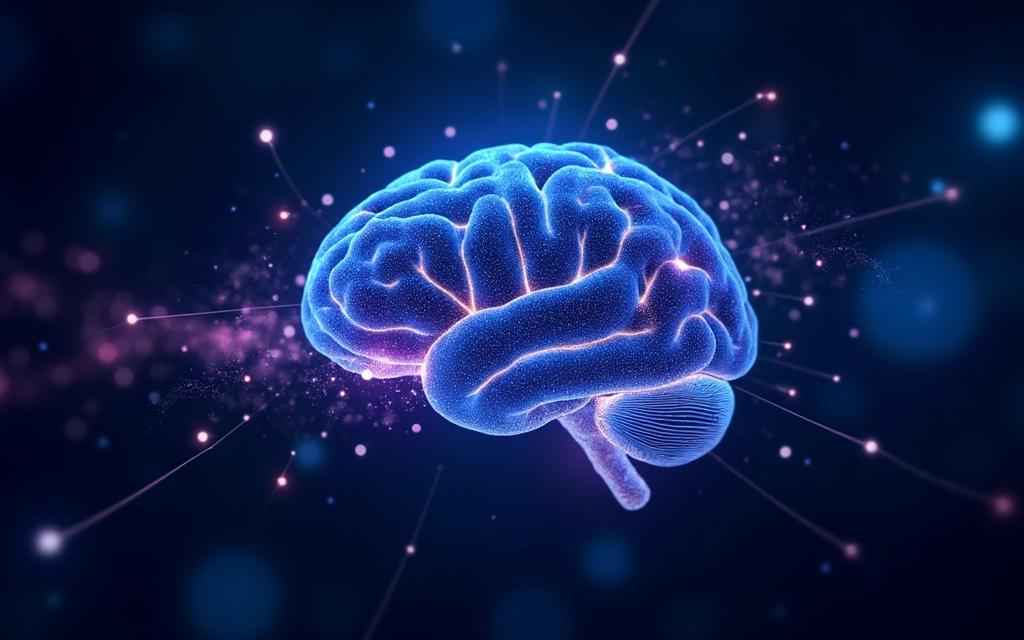
#> input picture src/assets/immersive-particle-brain.jpg, 1024 x 640 px; its folder holds only this picture in this run
$ python -i carve_source.py   (imports and definitions only)
#> lines starting #> are read from the running program, lines starting #| are printed output that depends on the picture
"""Raw recovery from a disk image, memory card image or device.

This is the route for files deleted long ago from cameras, SD cards, USB
sticks and older spinning hard drives: the file system forgot them, the bytes
may still be there. Works best on a byte-for-byte image of the card (see the
guide) so nothing new is written to it while we look.
"""
import os
import re
import shutil
import subprocess

from ..forensic.formats import probe, sniff
from ..forensic.source import RunSource, Source
from ..forensic.volumes import open_fs, partitions
from ..forensic.carve import carve

INFO = {
    "id": "carve",
    "title": "Deep recovery from a memory card, USB stick or disk image",
    "group": "Devices",
    "blurb": "Finds photos and videos in the free space of a card or drive, even years after deletion, "
             "as long as nothing has overwritten them. Not for SSDs or phones (they wipe freed space).",
    "fields": [
        {"name": "path", "label": "Disk image file (.img/.dd/.bin) or device", "type": "file"},
        {"name": "use_photorec", "label": "Also run PhotoRec if it is installed (slower, finds more file types)",
         "type": "bool", "default": False},
    ],
}


# [51 lines left out: functions run, _extract, not called in this run]


def jpeg_cut_short(path):
    """True when a JPEG's image data stops early. A decoder fills the missing part with one flat grey,
    so the bottom rows come out perfectly uniform; real photos essentially never are. Catches photos
    whose end was overwritten even when stray bytes happen to look like an end-of-image marker."""
    try:
        from PIL import Image, ImageStat
        with Image.open(path) as im:
#> im is the input picture: PIL image 1024x640 RGB; mean R, G, B 17.3, 33, 79
            if im.format != "JPEG":
                return False
            im.draft("L", (max(1, im.width // 8), max(1, im.height // 8)))
            g = im.convert("L")
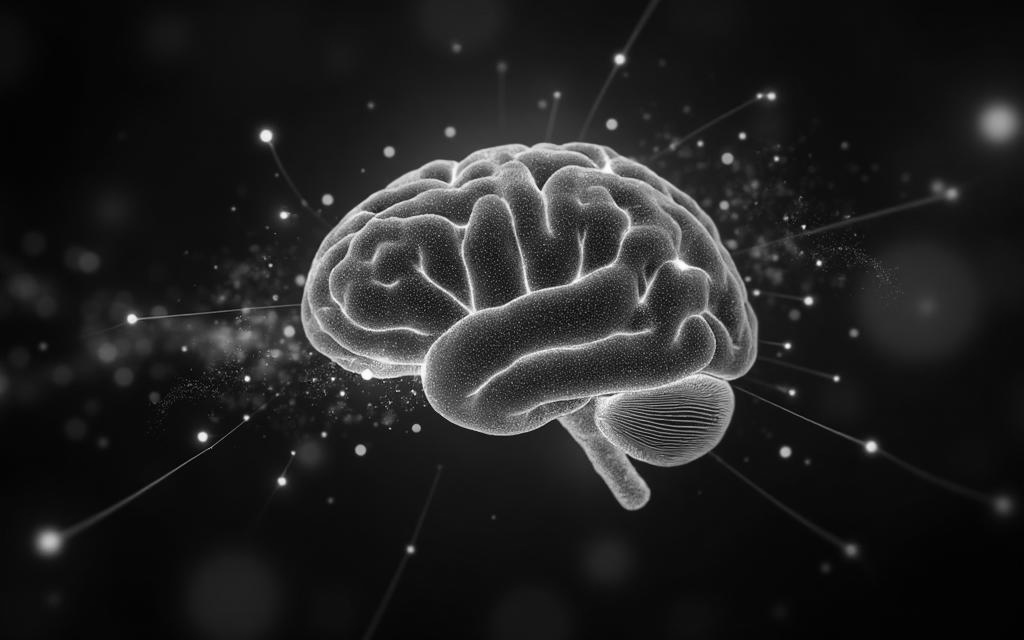
#> g: PIL image 1024x640 L; min 2, max 255, mean 33.5
            w, h = g.size
#> w = 1024; h = 640
            if h < 16:
                return False
            band = g.crop((0, h - max(2, h // 12), w, h))
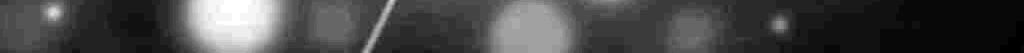
#> band: PIL image 1024x53 L; min 2, max 32, mean 10.5; drawn with min black and max white
            lo, hi = band.getextrema()
#> lo = 2; hi = 32
            if hi - lo > 1:
                return False
            # only "cut short" if the rest of the picture is not flat too (a plain grey image is fine)
            top = g.crop((0, 0, w, max(2, h // 3)))
            return ImageStat.Stat(top).stddev[0] > 2
    except Exception:
        return False


# [85 lines left out: function forensic_scan, not called in this run]

>>> result = jpeg_cut_short('../../../src/assets/immersive-particle-brain.jpg')

$ run again, on src/assets/particle-brain.jpg
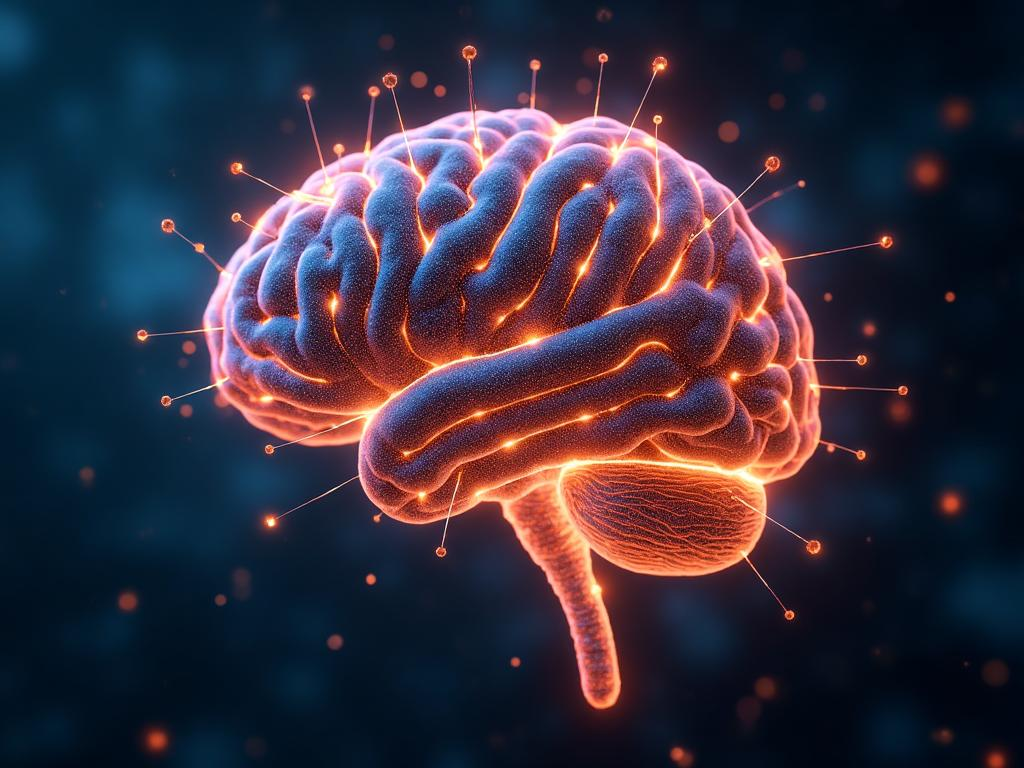
#> input picture src/assets/particle-brain.jpg, 1024 x 768 px
#> in jpeg_cut_short, im is the input picture: PIL image 1024x768 RGB; mean R, G, B 54.3, 46.4, 61.6
#> in jpeg_cut_short, `g = im.convert("L")`:
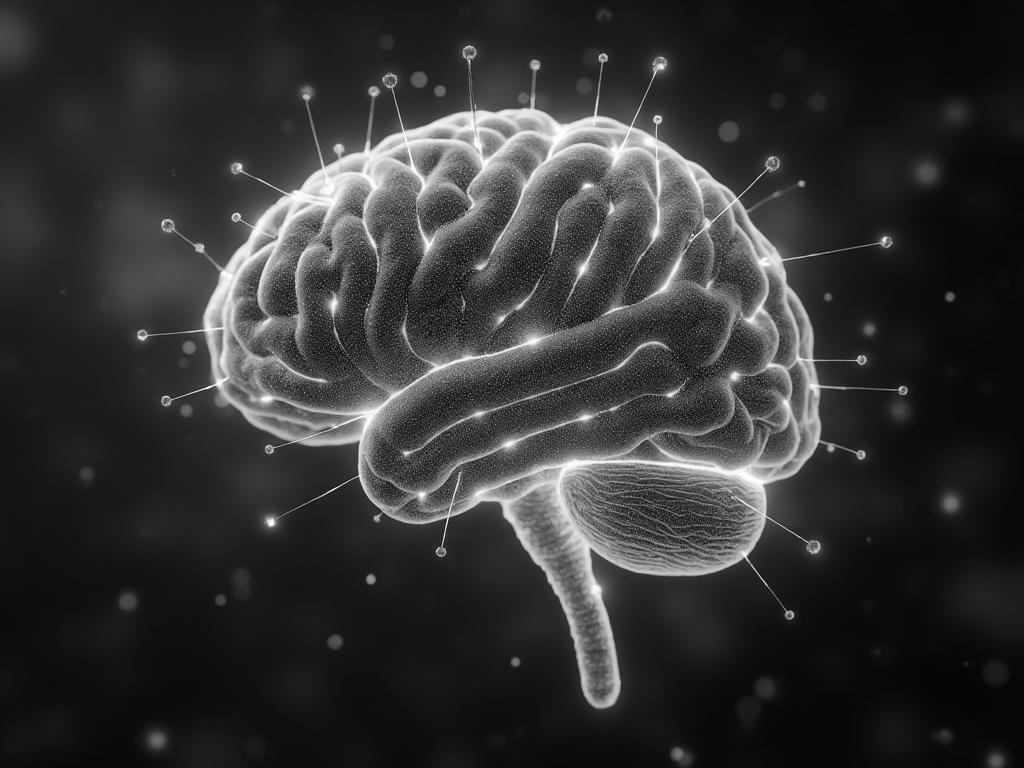
#> g: PIL image 1024x768 L; min 3, max 255, mean 50.5
#> in jpeg_cut_short, `band = g.crop((0, h - max(2, h // 12), w, h))`:
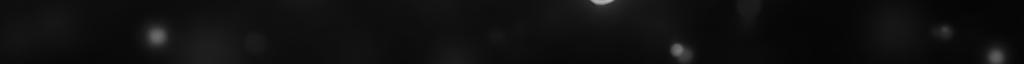
#> band: PIL image 1024x64 L; min 4, max 180, mean 15.5
#> lo = 4; hi = 180

$ run again, on src/assets/ai-brain-hero.png
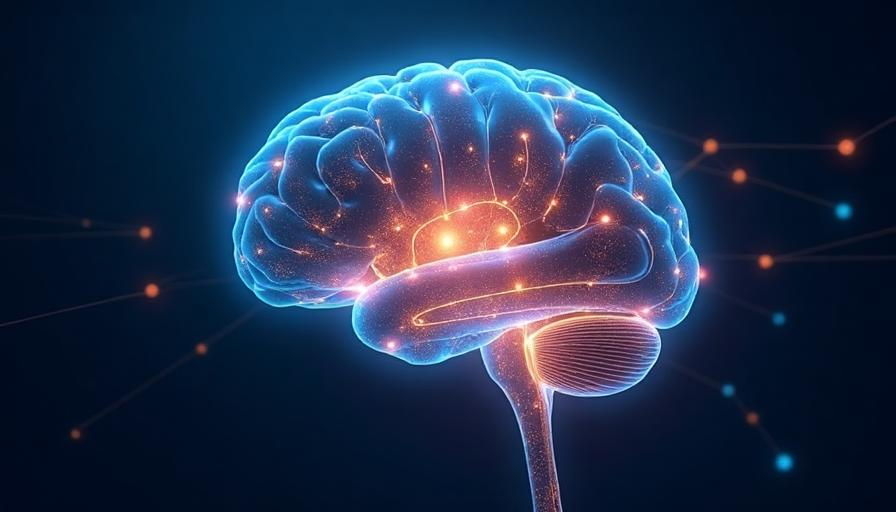
#> input picture src/assets/ai-brain-hero.png, 896 x 512 px
#> in jpeg_cut_short, im is the input picture: PIL image 896x512 RGB; mean R, G, B 33.2, 48.5, 77
#> in jpeg_cut_short, `g = im.convert("L")`:
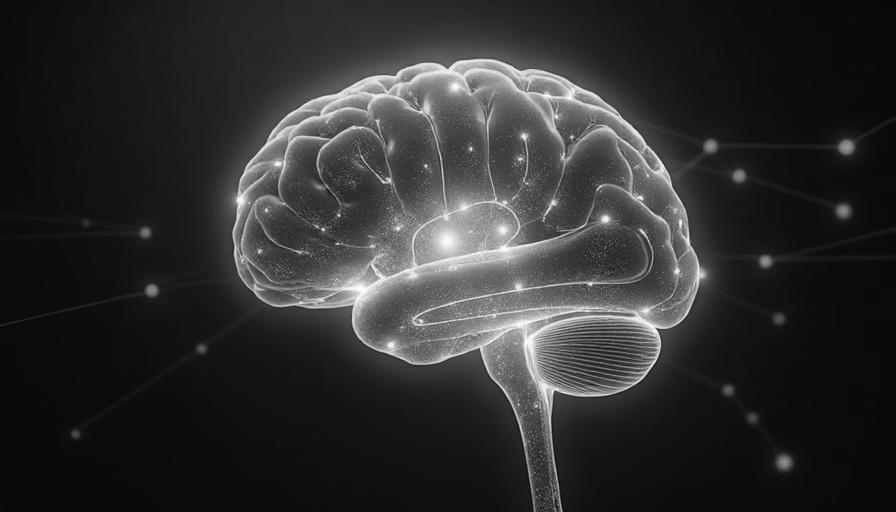
#> g: PIL image 896x512 L; min 3, max 254, mean 47.1
#> in jpeg_cut_short, `band = g.crop((0, h - max(2, h // 12), w, h))`:
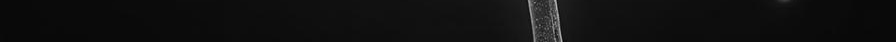
#> band: PIL image 896x42 L; min 3, max 183, mean 15.7
#> lo = 3; hi = 183
